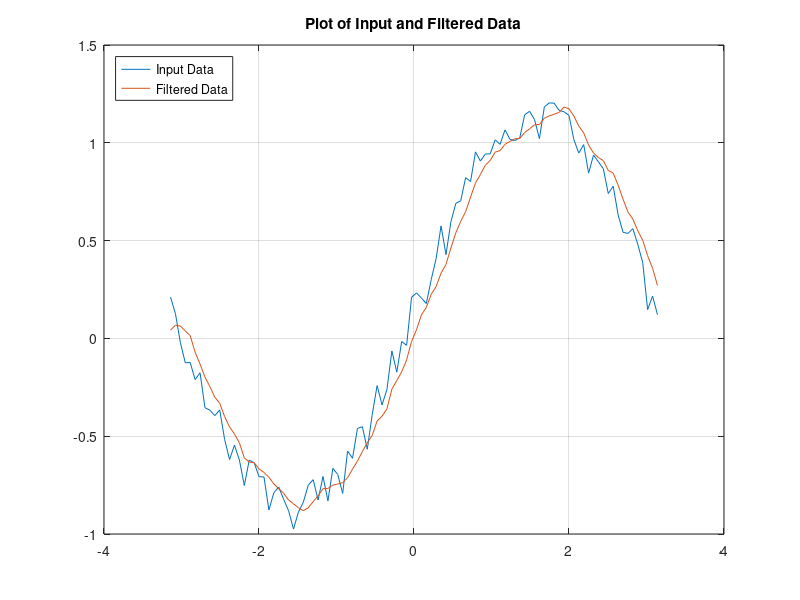

This figure's MATLAB source:
%% Sinal de entrada x(t)
t = linspace(-pi,pi,100);
rng default
x1 = sin(t);
x2 = 0.25*rand(size(t));
x = x1 + x2;
%plot(t,x); hold on
plot(t, x1, t, x2, t, x, ':k')

%% Filtro media movel b(n)
windowSize = 4.3;
windowSize = ceil(windowSize);
b = (1/windowSize)*ones(1,windowSize);
a = 1;
y = filter(b,a,x);

% Plots
plot(t,x)
hold on
plot(t,y)

grid on
legend('Input Data','Filtered Data','Location','NorthWest')
title('Plot of Input and Filtered Data')
hold off
